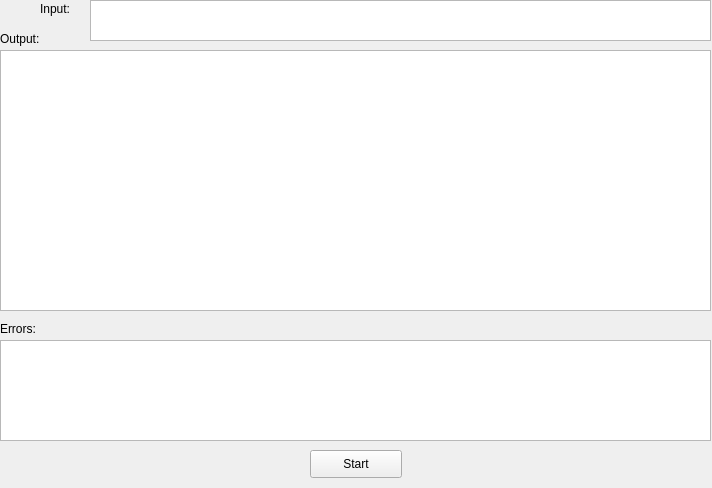
<?xml version="1.0" encoding="UTF-8"?>
<ui version="4.0">
 <class>MainWindow</class>
 <widget class="QMainWindow" name="MainWindow">
  <property name="geometry">
   <rect>
    <x>0</x>
    <y>0</y>
    <width>712</width>
    <height>488</height>
   </rect>
  </property>
  <property name="windowTitle">
   <string>MainWindow</string>
  </property>
  <widget class="QWidget" name="centralwidget">
   <widget class="QTextEdit" name="input">
    <property name="geometry">
     <rect>
      <x>90</x>
      <y>0</y>
      <width>621</width>
      <height>41</height>
     </rect>
    </property>
   </widget>
   <widget class="QTextBrowser" name="output">
    <property name="geometry">
     <rect>
      <x>0</x>
      <y>50</y>
      <width>711</width>
      <height>261</height>
     </rect>
    </property>
   </widget>
   <widget class="QTextBrowser" name="errors">
    <property name="geometry">
     <rect>
      <x>0</x>
      <y>340</y>
      <width>711</width>
      <height>101</height>
     </rect>
    </property>
   </widget>
   <widget class="QLabel" name="label">
    <property name="geometry">
     <rect>
      <x>40</x>
      <y>0</y>
      <width>41</width>
      <height>18</height>
     </rect>
    </property>
    <property name="text">
     <string>Input:</string>
    </property>
   </widget>
   <widget class="QLabel" name="label_3">
    <property name="geometry">
     <rect>
      <x>0</x>
      <y>320</y>
      <width>59</width>
      <height>18</height>
     </rect>
    </property>
    <property name="text">
     <string>Errors:</string>
    </property>
   </widget>
   <widget class="QLabel" name="label_2">
    <property name="geometry">
     <rect>
      <x>0</x>
      <y>30</y>
      <width>59</width>
      <height>18</height>
     </rect>
    </property>
    <property name="text">
     <string>Output:</string>
    </property>
   </widget>
   <widget class="QPushButton" name="pushButton">
    <property name="geometry">
     <rect>
      <x>310</x>
      <y>450</y>
      <width>92</width>
      <height>28</height>
     </rect>
    </property>
    <property name="text">
     <string>Start</string>
    </property>
   </widget>
  </widget>
 </widget>
 <resources/>
 <connections/>
</ui>
